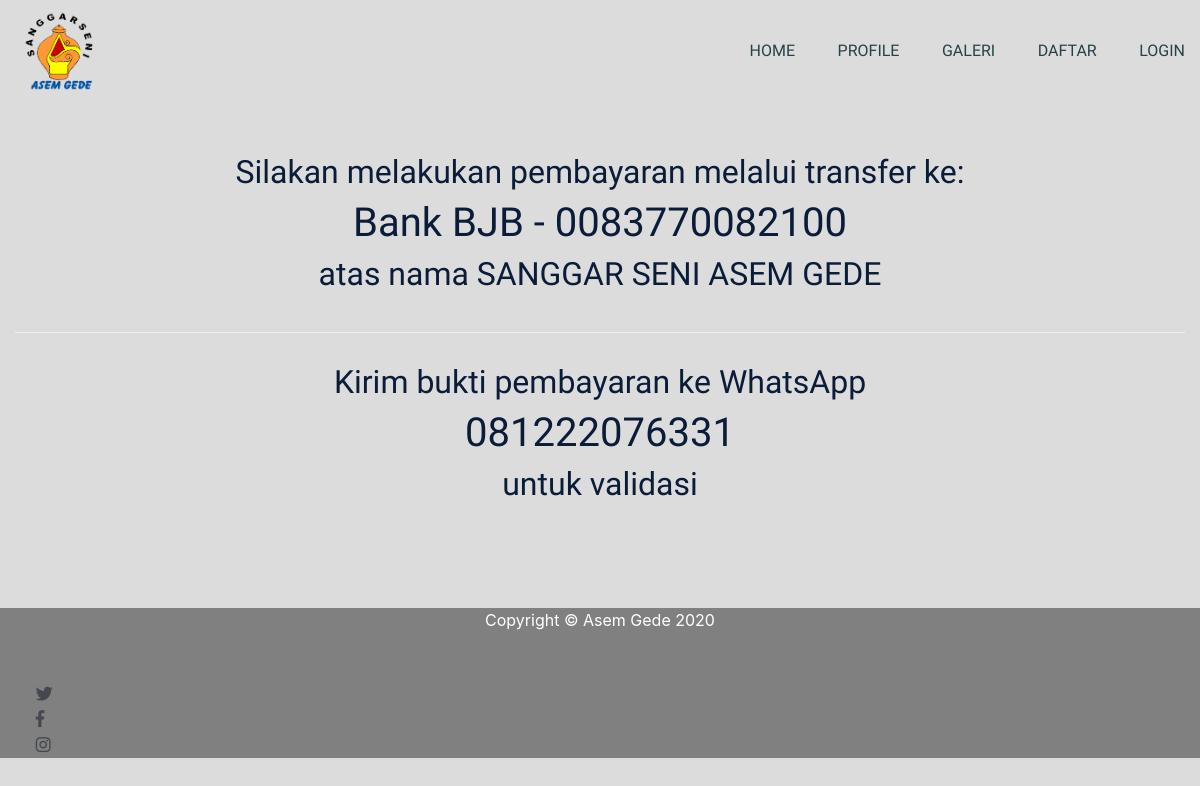
Page /index.php/page/pembayaran on the committed database.
### tables this page shows
CREATE TABLE `profile` (
  `id` int(10) NOT NULL,
  `sejarah` text NOT NULL,
  `tujuan` text NOT NULL,
  `fungsi` text NOT NULL,
  `no_hp` varchar(15) NOT NULL,
  `email` varchar(30) NOT NULL,
  `alamat` text NOT NULL,
  `nama_bank` varchar(50) NOT NULL,
  `no_rek` varchar(30) NOT NULL,
  `atas_nama` varchar(50) NOT NULL
);

### application/controllers/Page.php (called while the page is built, shortened)
<?php
class Page extends CI_Controller {
	public function pembayaran()
	{
		$data['title'] = "Pembayaran";
		$this->load->model('ModelProfile');
		$data['profile'] = $this->ModelProfile->getProfile();
		$this->load->view('public/start', $data);
		$this->load->view('public/pembayaran', $data);
		$this->load->view('public/end');
	}
}

### index.php (called while the page is built, shortened)
<?php
require_once BASEPATH.'core/CodeIgniter.php';

### application/models/ModelProfile.php (called while the page is built, shortened)
<?php
class ModelProfile extends CI_model {
  public function getProfile() {
    return $this->db->get('profile')->row_array();
  }
}

### application/views/public/pembayaran.php (the view, shortened to what this page needs)
<main>
        <div class="favourite-place pt-padding " id="profile">
            <div class="container">
                <div class="row">
                    <div class="col-lg-12">
                        <div class="text-center">
                            <h2>Silakan melakukan pembayaran melalui transfer ke: </h2>
                            <h1><?= $profile['nama_bank'] .' - '. $profile['no_rek']; ?></h1>
                            <h2>atas nama <?= $profile['atas_nama']; ?></h2>
                        </div>
                    </div>
                </div>
                <hr>
                <div class="row">
                    <div class="col-md-12">
                        <div class="text-center">
                            <h2>Kirim bukti pembayaran ke WhatsApp</h2>
                            <h1><?= $profile['no_hp']; ?></h1>
                            <h2>untuk validasi</h2>
                        </div>
                    </div>
                </div>
            </div>
        </div>
        <br>
        <br>
        <br>
        <br>
         <footer>
        <div class="footer-area " style="background-color: grey">
            <div class="row">
                 <div class="container">
                    <div class="row align-items-center">
                        <div class="col-lg-12 text-lg-center" style="color: white">Copyright © Asem Gede 2020</div>
                        <br>
                        <div class="row pt-padding">
                            <div class="col-xl-5 col-lg-5 col-md-5">
                                <div class="footer-social f-right col-lg-4 my-3 my-lg-0 ">
                                    <a href="#"><i class="fab fa-twitter"></i></a>
                                    <a href="#"><i class="fab fa-facebook-f"></i></a>
                                    <a href="#"><i class="fab fa-instagram"></i></a>
                                </div>
                            </div>
                    </div>
                </div>
            </div>
        </div>
        </footer>
    </main>

### rows in the picture
profile: nama_bank "Bank BJB", no_rek "0083770082100", atas_nama "SANGGAR SENI ASEM GEDE", no_hp "081222076331"
